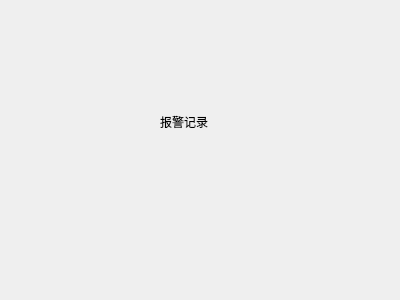
<?xml version="1.0" encoding="UTF-8"?>
<ui version="4.0">
 <class>AlarmRecord</class>
 <widget class="QWidget" name="AlarmRecord">
  <property name="geometry">
   <rect>
    <x>0</x>
    <y>0</y>
    <width>400</width>
    <height>300</height>
   </rect>
  </property>
  <property name="windowTitle">
   <string>Form</string>
  </property>
  <widget class="QLabel" name="label1">
   <property name="geometry">
    <rect>
     <x>160</x>
     <y>110</y>
     <width>108</width>
     <height>24</height>
    </rect>
   </property>
   <property name="text">
    <string>报警记录</string>
   </property>
  </widget>
 </widget>
 <resources/>
 <connections/>
</ui>
